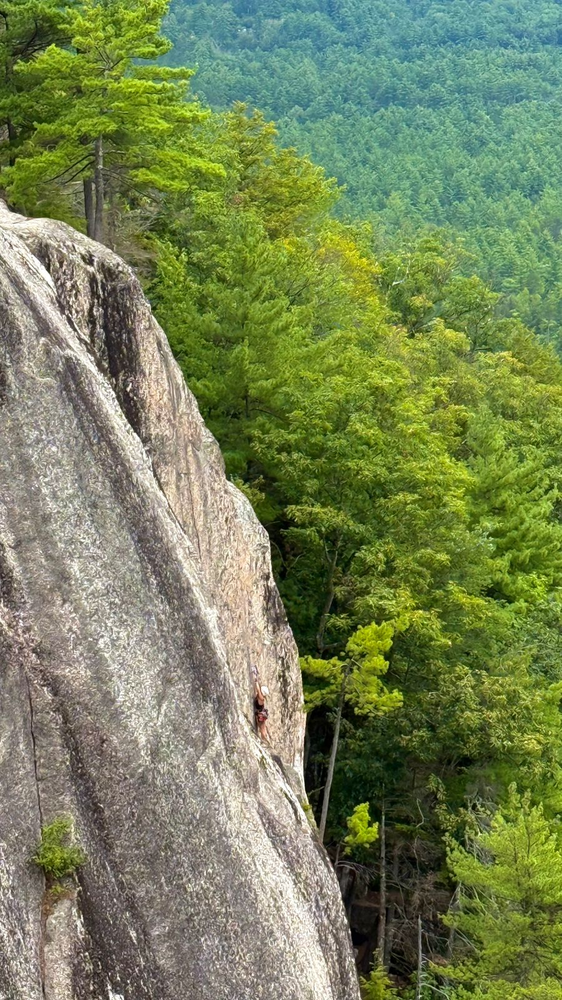
#> input picture task_2/subtask_2/img.png, 562 x 1000 px, shrunk from 900 x 1600 before the run
$ python main.py
#> lines starting #> are read from the running program, lines starting #| are printed output that depends on the picture
from PIL import Image
def main():
 image = Image.open("img.png")
#> image is the input picture: PIL image 562x1000 RGB; mean R, G, B 117.8, 131.4, 87.8
 bw_image = image.convert("L")
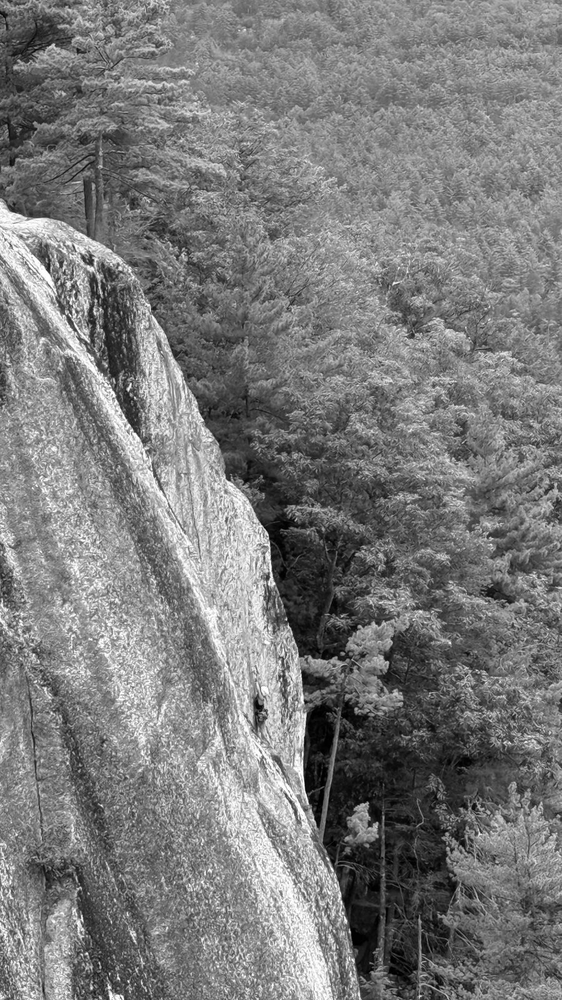
#> bw_image: PIL image 562x1000 L; min 0, max 255, mean 122.3
 bw_image.show()

if __name__ == "__main__":
    main()
